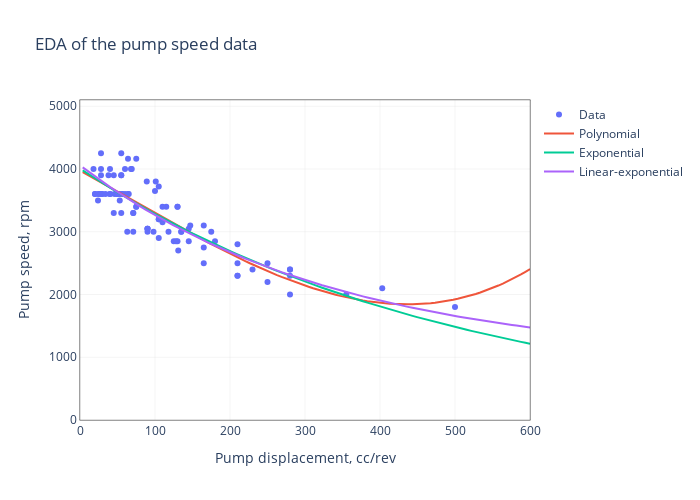

The cell this chart's notebook holds for it:
### Code cell
x_cont=np.linspace(.2*np.amin(x_train),1.2*np.amax(x_train),num=100)
fig = go.Figure()
fig.add_scatter(x=x_train, y=y_train, mode='markers',name='Data')
fig.add_scatter(x=x_cont,y=lin_reg.predict(poly_reg.fit_transform(x_cont.reshape(x_cont.size,1))),
mode='lines',name='Polynomial')
fig.add_scatter(x=x_cont, y=regModel(x_cont,*cSpeedPumps_two_params), mode='lines',name='Exponential')
fig.add_scatter(x=x_cont, y=regModel(x_cont,*cSpeedPumps_three_params), mode='lines',name='Linear-exponential')
fig.update_layout(
    title=f'EDA of the {machine_type} {data_type} data',
    width=700,
    height=500,
    xaxis=dict(
        title=f'{machine_type.capitalize()} displacement, cc/rev',
        showline=True,
        linecolor='black',
        mirror=True,
        showgrid=True,
        gridcolor='LightGray',
        gridwidth=0.25,
        linewidth=0.5,
        range=[0, round(1.1 * max(x_train), -2)]
    ),
    yaxis=dict(
        title=f'{machine_type.capitalize()} {data_type}, rpm' if data_type == 'speed' else f'{machine_type.capitalize()} {data_type}, kg',
        showline=True,
        linecolor='black',
        mirror=True,
        showgrid=True,
        gridcolor='LightGray',
        gridwidth=0.25,
        linewidth=0.5,
        range=[0, round(1.2 * max(y_train), -2)]
    ),
    plot_bgcolor='rgba(255,255,255,1)',
    paper_bgcolor='rgba(255,255,255,0)',
    showlegend=True,
)
fig.show()
